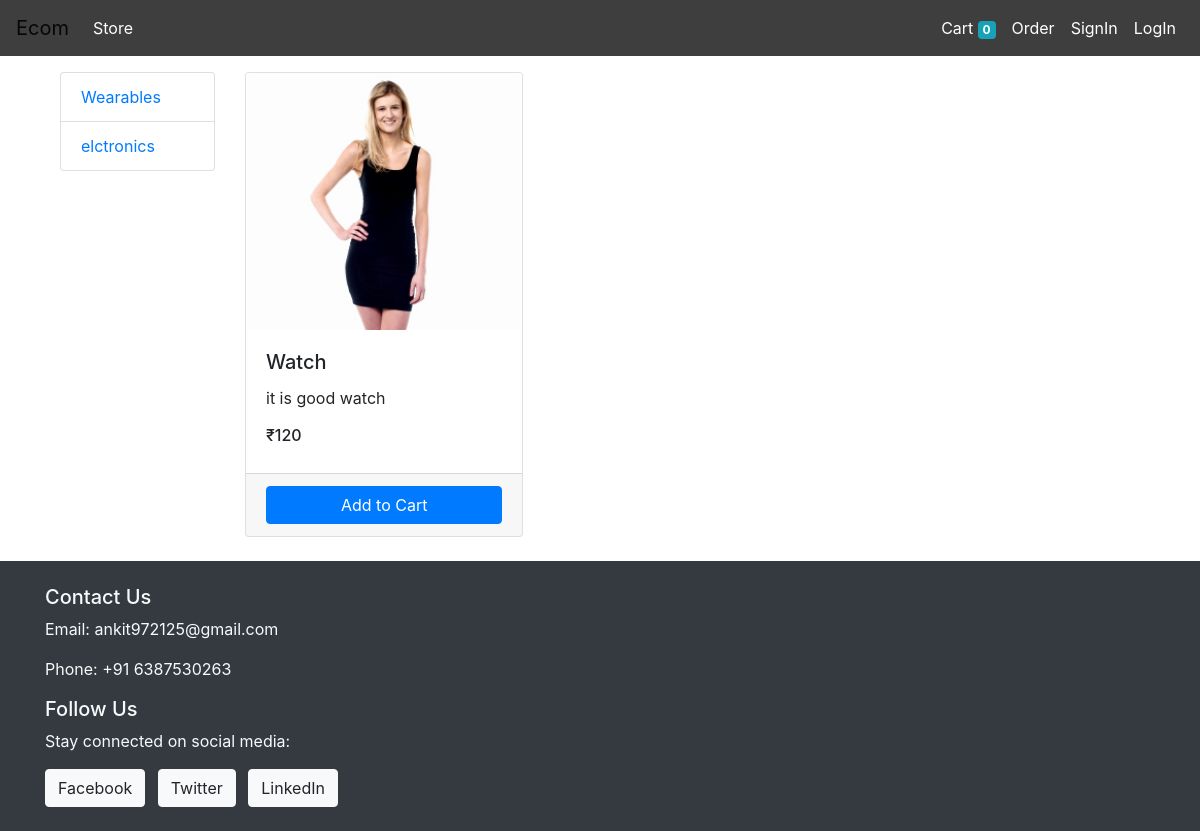
/?category=1, run on the app's committed database.
### store/models.py (models this page shows, shortened)
class Category(models.Model):
    Name = models.CharField(max_length=50)
    @staticmethod
    def get_all_category():
        return Category.objects.all()

class Product(models.Model):
    Name = models.CharField( max_length=50)
    Price = models.IntegerField(default=0)
    Description = models.CharField( max_length=250)
    category = models.ForeignKey(Category, on_delete=models.CASCADE ,default=1)
    img = models.ImageField( upload_to='./media/prod/', height_field=None, width_field=None, max_length=None)
    @staticmethod
    def get_all_product_by_id(product_ids):
        if not isinstance(product_ids, list):
            product_ids = [product_ids]
        products = Product.objects.filter(id__in=product_ids)
        return products

### store/views.py (the view, shortened to what this page needs)
# urls.py: path('',IndexView.as_view(),name='index'),
class IndexView(View):
    def get(self, request):
        cart = request.session.get('cart')
        if not cart:
            request.session['cart'] = {}
        products = None
        categories = Category.get_all_category()
        categoryID = request.GET.get('category')
        if categoryID:
            products = Product.get_all_product_by_id(categoryID)
        else:
            products = Product.get_all_product()
        data = {
            'products': products,
            'categories': categories,
        }
        return render(request, 'Store/index.html', data)

### store/templatetags/cart.py (called while the page is built, shortened)
@register.filter(name='isInCart')
def isInCart(product, cart):
    keys = cart.keys()
    return False

@register.filter(name='currency')
def currency(num):
    return "₹"+str(num)

### templates/Store/index.html (shortened to what this page needs)
{% extends './base.html' %}
{% block content %}
{% load cart %}
<div class="container-fluid mt-3">
    <div class="row">
        <div class="col-lg-2">
            <ul class="list-group">
                {% for cat in categories %}
                    <a href="/?category={{ cat.id }}" class="list-group-item">{{ cat.Name }}</a>
                {% endfor %}
            </ul>
        </div>
        <div id="prod" class="col-lg-10">
            <div class="row">
                {% for prod in products %}
                    <div class="col-lg-4 mb-4">
                        <div class="card h-100">
                            <img src="{{ prod.img.url }}" class="card-img-top" alt="Product Image">
                            <div class="card-body">
                                <h5 class="card-title">{{ prod.Name }}</h5>
                                <p class="card-text">{{ prod.Description }}</p>
                                <h6 class="card-price">{{ prod.Price|currency }}</h6>
                            </div>
                            <div class="card-footer">
                                {% if prod|isInCart:request.session.cart %}
                                    <div class="row no-gutters">
                                        <form action="#{{ prod.id }}" method="post" class="col-4">
                                            {% csrf_token %}
                                            <input hidden name="product" type="text" value="{{ prod.id }}">
                                            <input hidden name="remove" type="text" value="True">
                                            <input type="submit" value="-" class="btn btn-dark btn-block">
                                        </form>
                                        <div class="text-center col-4">{{ prod|cartCount:request.session.cart }} in Cart</div>
                                        <form action="#{{ prod.id }}" method="post" class="col-4">
                                            {% csrf_token %}
                                            <input hidden name="product" type="text" value="{{ prod.id }}">
                                            <input type="submit" value="+" class="btn btn-dark btn-block">
                                        </form>
                                    </div>
                                {% else %}
                                    <form action="#{{ prod.id }}" method="post">
                                        <input type="submit" class="btn btn-primary btn-block" value="Add to Cart">
                                    </form>
                                {% endif %}
                            </div>
                        </div>
                    </div>
                {% endfor %}
            </div>
        </div>
    </div>
</div>
{% endblock %}

### data on the page
Category: Name "Wearables"
Category: Name "elctronics"
Product: img (picture), Name "Watch", Description "it is good watch", Price "₹120"

### other printed values
{{ request.session.cart.keys|length }} "0"
